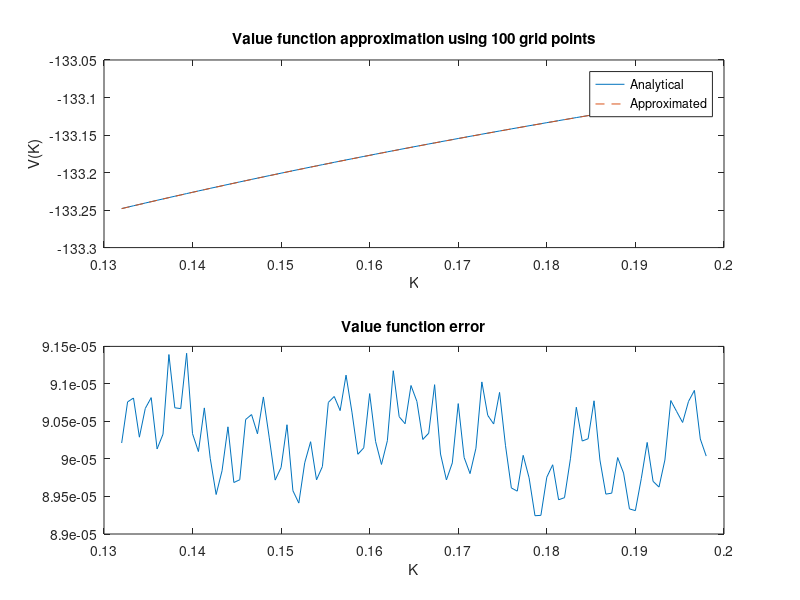
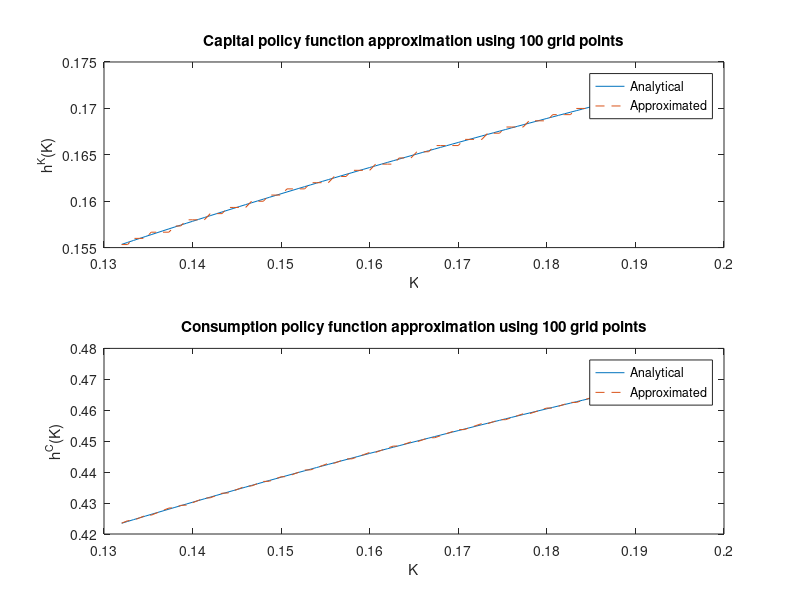

MATLAB code to generate these figures, in order:
% Solution of the non-stochastic Ramsey model
% using modified policy function iteration
% exploting monoticity of the policy function
% and concavity of the value function

% Administrative commands

clear all
%clc

%%
% Initialize: set model's parameters

tic;            % Start Clock counter
tol = 1e-7;                        % Tolerance level

alfa=0.27;      % Production function
bet=0.994;     % Subjective discount factor

%
% Characterize the steady state

Kss = (alfa*bet)^(1/(1-alfa));    % Capital stock at the steady state
Css = Kss^alfa - Kss;                         % Consumption at the steady state

%%
% Value function iteration

% Step 1: Choose a grid of admissible values for the state variable
nk=100;                              % Number of grid points for the capital
Kmin=0.8*Kss;
Kmax=1.2*Kss;
K=(Kmin:(Kmax-Kmin)/(nk-1):Kmax)';  % Grid for capital
nk=size(K,1);                       % Number of grid points

% Step 2: Initialize the value function

v0 = ones(nk,1)*log(Css)/(1-bet);   % starting value function
v1 = [];                            % updated value function 
h1 = [];                            % updated policy function 
checkv = 1;
j0=1;
% Step 3. Compute a new value function and policy function

while checkv>=tol*(1-bet);
    % Compute v1 and h1 indexes
    for i=1:nk
        % Binary search algorithm
        imin = j0;
        imax = nk;
        while (imax-imin)>2;
            il = floor((imin+imax)/2);
            iu = il+1;
            fl = log(K(i)^alfa - K(il))+bet*v0(il);
            fu = log(K(i)^alfa - K(iu))+bet*v0(iu);
            if fu>fl;
                imin=il;
            else
                imax=iu;
            end
        end
        isol = [imin,imin+1,imax];
        [v1j0 h1j0]= max(log(K(i)^alfa - K(isol))+bet*v0(isol));
        h1(i,1) = isol(h1j0);
        j0 = h1(i,1);
    end
    
    % Modified policy function iteration
    Q = sparse((1:nk)',h1,1,nk,nk);
    C = K.^alfa - K(h1);  % Consumption 
    C = (C>0).*C + (C<=0).*0;   % Replace C=0 if C<=0
    u = log(C);

    w0 = v0;
    pk=100;
    for npk=1:pk;
        w1 = u + bet*Q*w0;
        w0=w1;
    end
    v1=w0;

    % Step 4: Check for convergence/replace v0
    checkv = norm(v1-v0);
    v0 = v1;
    j0=1;
end

toc;        % Stop clock

% Compute policy functions

hk = K(h1);
hc = (K.^alfa) - hk;

%%
% Plot the true and approximated policy functions

% Analytical value function policy functions

a = (1/(1-bet))* (log((1-alfa*bet))+alfa*bet*log(alfa*bet)/(1-alfa*bet));
b = alfa/(1- alfa*bet);
vk = a + b*log(K);

hka = (alfa*bet*(K.^alfa));                   % Capital
hca = ((1-alfa*bet)*(K.^alfa));               % Consumption 

%Make Plots

figure(1)
subplot(2,1,1)
plot(K,vk,'-',K,v1,'--');
title(sprintf('Value function approximation using %d grid points',nk))
legend('Analytical','Approximated','Location','Best')
xlabel('K')
ylabel('V(K)')
subplot(2,1,2)
plot(K,(vk-v1));
title('Value function error')
xlabel('K')

figure(2)
subplot(2,1,1)
plot(K,hka,'-',K,hk,'--');
title(sprintf('Capital policy function approximation using %d grid points',nk))
legend('Analytical','Approximated','Location','Best')
xlabel('K')
ylabel('h^K(K)')
subplot(2,1,2)
plot(K,hca,'-',K,hc,'--');
title(sprintf('Consumption policy function approximation using %d grid points',nk))
legend('Analytical','Approximated','Location','Best')
xlabel('K')
ylabel('h^C(K)')
%%
% Print results
% 

fprintf('---------------------------------\n')
fprintf(' Approximation Errors using %d grid points \n',nk)
fprintf('---------------------------------\n')
fprintf(' Value function \n')
fprintf(' v true - v approx  = %6.3f  \n',norm(vk-v1))
fprintf('---------------------------------\n')
fprintf(' Policy functions \n')
fprintf('---------------------------------\n')
fprintf(' hk true - hk approx  = %6.3f  \n',norm(hka-hk))
fprintf(' hc true - hc approx  = %6.3f  \n',norm(hca-hc))
fprintf('---------------------------------\n')

